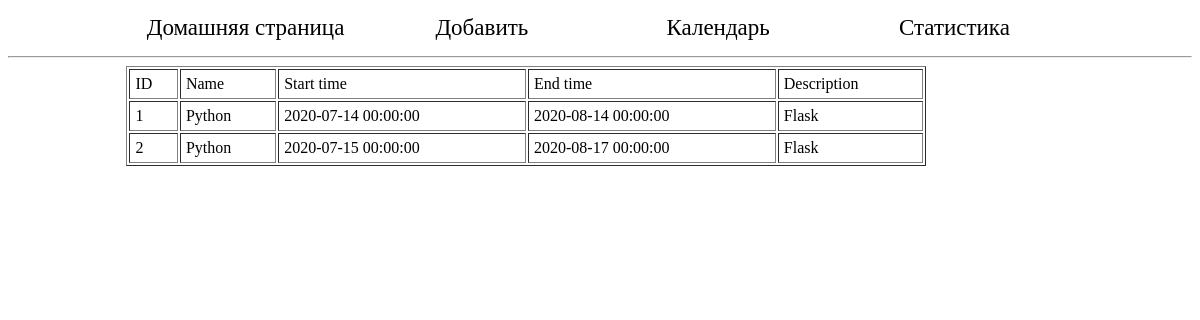
The page /events on the database as committed earlier.
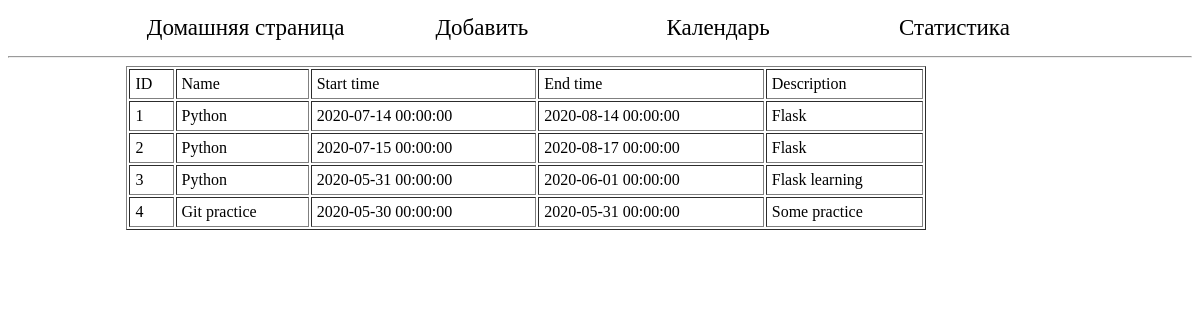
The same page on the database as committed later.
### app/models.py (models this page shows, shortened)
class Event(db.Model):
    id = db.Column(db.Integer, primary_key = True)
    name = db.Column(db.String(64))
    start_time = db.Column(db.DateTime)
    end_time = db.Column(db.DateTime)
    description = db.Column(db.Text)

### app/views.py (the view)
@app.route('/events')
def events():
    events = Event.query.all()
    return render_template('show_events.html', events=events) #, result=result)

### app/templates/show_events.html (shortened to what this page needs)
{% extends "base.html" %}
{% block content %}
    <div id="container">
        <div id="content">
            <table cellspacing="2" border="1" cellpadding="5" width="800px">
                <tr>
                    <td>ID</td>
                    <td>Name</td>
                    <td>Start time</td>
                    <td>End time</td>
                    <td>Description</td>
                </tr>
            {% for event in events%}
                <tr>
                    <td>{{event.id}}</td>
                    <td>{{event.name}}</td>
                    <td>{{event.start_time}}</td>
                    <td>{{event.end_time}}</td>
                    <td>{{event.description}}</td>
                </tr>
            {% endfor %}
            </table>
        </div>
        </div id="navigation">
{% endblock %}

### app/templates/base.html (shortened to what this page needs)
<html>
    <head>
      <link type="text/css" rel="stylesheet" href="{{ url_for('static', filename='style.css') }}"/>
    </head>
    <body>
      <div id="header">
        <table id="header-table" cellpadding="5" width="80%">
          <tr align="center">
            <td id="header-td"><div><a href="/">Домашняя страница</a></div></td>
            <td id="header-td"><div><a href="/make_event">Добавить</a></div></td>
            <td id="header-td"><div><a href="/events">Календарь</a></div></td>
            <td id="header-td"><div><a href="/statistic">Статистика</a></div></td>
          </tr>
        </table>
        <hr>
      </div>
        {% block content %}
        {% endblock %}
    </body>
</html>

### app/static/style.css (style rules this page uses)
a { text-decoration: none; color: black; }
#header-td { width: 25%; font-size: 23px; }
#header-table { margin-left: 10%; }
#container { width: 80%; margin-left: 10%; font-size: 20px; color: red; }

Rows that differ between the two databases and show on the page:
added Event: id "3", name "Python", start_time "2020-05-31 00:00:00", end_time "2020-06-01 00:00:00", description "Flask learning"
added Event: id "4", name "Git practice", start_time "2020-05-30 00:00:00", end_time "2020-05-31 00:00:00", description "Some practice"
